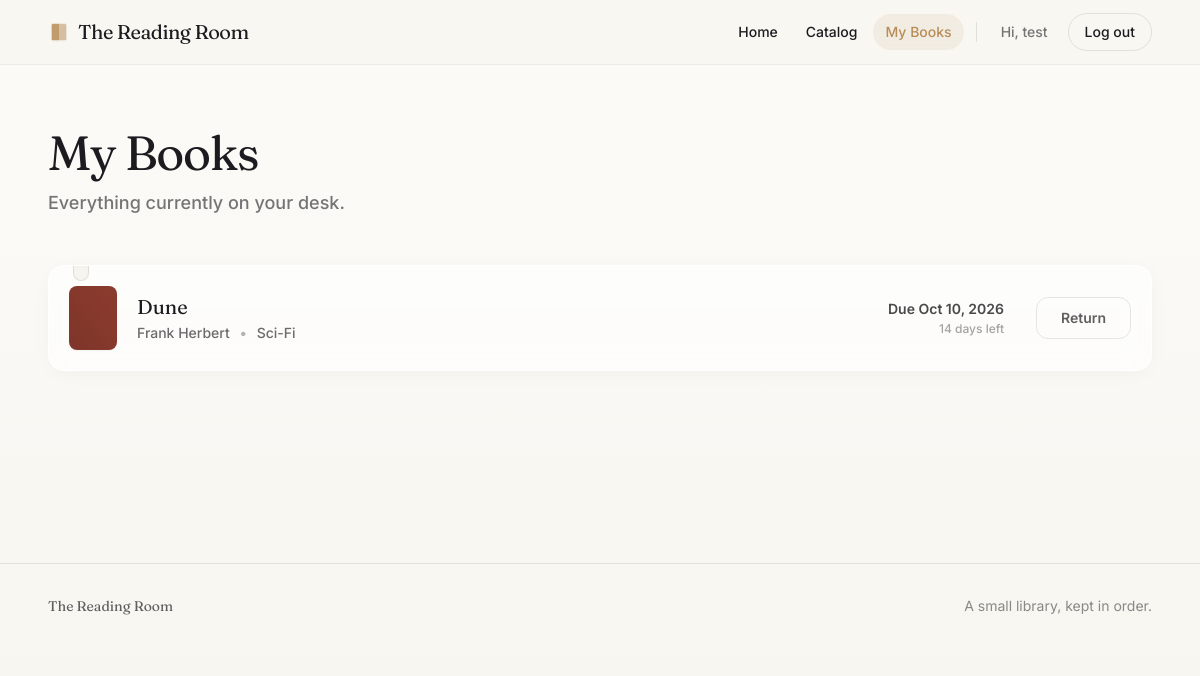
Screenshot of /my_books.php (signed in) with the database file from the repository.
### tables this page shows
CREATE TABLE `books` (
  `id` int(11) NOT NULL,
  `title` varchar(150) NOT NULL,
  `author` varchar(120) NOT NULL,
  `category` varchar(60) NOT NULL,
  `cover_color` varchar(7) NOT NULL DEFAULT '#A9773F',
  `description` text DEFAULT NULL,
  `borrowed_by` int(11) DEFAULT NULL,
  `due_date` date DEFAULT NULL,
  `created_at` timestamp NOT NULL DEFAULT current_timestamp()
);

### includes/auth.php (called while the page is built, shortened)
<?php
function e($value) {
    return htmlspecialchars($value ?? '', ENT_QUOTES, 'UTF-8');
}

### my_books.php (the view, shortened to what this page needs)
<?php
require_once __DIR__ . '/config/db.php';
require_once __DIR__ . '/includes/auth.php';
$stmt = $pdo->prepare('SELECT * FROM books WHERE borrowed_by = ? ORDER BY due_date ASC');
$stmt->execute([current_user_id()]);
$books = $stmt->fetchAll();
require __DIR__ . '/includes/header.php';
?>
<section class="max-w-6xl mx-auto px-6 pt-16 pb-24 animate-[fade-in_0.5s_ease-out]">
  <h1 class="font-serif text-5xl text-ink mb-3 tracking-tight">My Books</h1>
  <p class="text-ink/60 mb-12 text-lg font-medium">Everything currently on your desk.</p>
  <?php if (empty($books)): ?>
    <div class="text-center py-32 text-ink/50 animate-[fade-in_0.6s_ease-out_0.2s_both]">
      <div class="w-16 h-16 mx-auto mb-4 bg-ink/5 rounded-2xl flex items-center justify-center">
        <svg class="w-8 h-8 text-ink/30" fill="none" viewBox="0 0 24 24" stroke="currentColor">
          <path stroke-linecap="round" stroke-linejoin="round" stroke-width="1.5" d="M12 6.253v13m0-13C10.832 5.477 9.246 5 7.5 5S4.168 5.477 3 6.253v13C4.168 18.477 5.754 18 7.5 18s3.332.477 4.5 1.253m0-13C13.168 5.477 14.754 5 16.5 5c1.747 0 3.332.477 4.5 1.253v13C19.832 18.477 18.247 18 16.5 18c-1.746 0-3.332.477-4.5 1.253" />
        </svg>
      </div>
      <p class="font-serif text-2xl text-ink/70 mb-2">Your desk is empty.</p>
      <p class="mb-8 text-lg">Borrow something from the catalog to see it here.</p>
      <a href="books.php" class="inline-block px-8 py-3.5 rounded-xl bg-ink text-parchment font-semibold hover:bg-ink/90 hover:-translate-y-0.5 hover:shadow-soft transition-all">
        Browse the catalog
      </a>
    </div>
  <?php else: ?>
    <div class="space-y-5">
      <?php foreach ($books as $i => $book):
        $daysLeft = (int)((strtotime($book['due_date']) - strtotime(date('Y-m-d'))) / 86400);
        $isOverdue = $daysLeft < 0;
        $delay = 0.1 + ($i * 0.05);
      ?>
        <div class="catalog-card p-5 flex flex-col md:flex-row md:items-center gap-6 animate-[fade-in_0.5s_ease-out_both]" style="animation-delay: <?= $delay ?>s;">
          <div class="flex items-center gap-5 flex-1 min-w-0">
            <div class="w-12 h-16 rounded-lg shrink-0 shadow-sm border border-ink/5 relative overflow-hidden" style="background:<?= e($book['cover_color']) ?>">
               <div class="absolute inset-0 bg-gradient-to-tr from-black/10 to-transparent"></div>
            </div>
            <div class="flex-1 min-w-0">
              <h3 class="font-serif text-xl text-ink truncate mb-0.5"><?= e($book['title']) ?></h3>
              <p class="text-sm text-ink/65 font-medium"><?= e($book['author']) ?> <span class="mx-1.5 opacity-50">•</span> <?= e($book['category']) ?></p>
            </div>
          </div>
          <div class="flex items-center justify-between md:justify-end gap-8 pt-4 md:pt-0 border-t border-ink/5 md:border-none">
            <div class="text-left md:text-right shrink-0">
              <p class="text-sm font-semibold <?= $isOverdue ? 'text-rust' : 'text-ink/80' ?>">
                <?= $isOverdue ? 'Overdue' : 'Due ' . date('M j, Y', strtotime($book['due_date'])) ?>
              </p>
              <p class="text-xs font-medium <?= $isOverdue ? 'text-rust/70' : 'text-ink/40' ?> mt-0.5">
                <?= $isOverdue ? abs($daysLeft) . ' day' . (abs($daysLeft) === 1 ? '' : 's') . ' past due' : $daysLeft . ' day' . ($daysLeft === 1 ? '' : 's') . ' left' ?>
              </p>
            </div>
            <form method="POST" action="actions/return.php" class="shrink-0">
              <button type="submit" class="px-6 py-2.5 rounded-xl border border-ink/10 text-sm font-semibold text-ink/70 hover:border-rust/30 hover:text-rust hover:bg-rust/5 transition-all">
                Return
              </button>
            </form>
          </div>
        </div>
      <?php endforeach; ?>
    </div>
  <?php endif; ?>
</section>
<?php require __DIR__ . '/includes/footer.php'; ?>

### css/custom.css (style rules this page uses)
.catalog-card { position: relative; transition: all 300ms cubic-bezier(0.25, 1, 0.5, 1); background: rgba(255, 255, 255, 0.6); backdrop-filter: blur(12px); -webkit-backdrop-filter: blur(12px); border: 1px solid rgba(255, 255, 255, 0.8); box-shadow: 0 4px 20px -2px rgba(28, 27, 31, 0.04), 0 0 3px rgba(28, 27, 31, 0.02); border-radius: 16px; overflow: hidden; }
.catalog-card::before { content: ''; position: absolute; top: -1px; left: 24px; width: 16px; height: 16px; background: #f7f5ef; border-radius: 0 0 8px 8px; border: 1px solid rgba(28,27,31,0.1); border-top: none; box-shadow: inset 0 2px 4px rgba(0,0,0,0.02); z-index: 2; }

### rows the page displays
books: title "Dune", author "Frank Herbert", category "Sci-Fi", due_date "Oct 10, 2026", due_date "14", shows "s"

### other values shown
current_user_name() "test"
